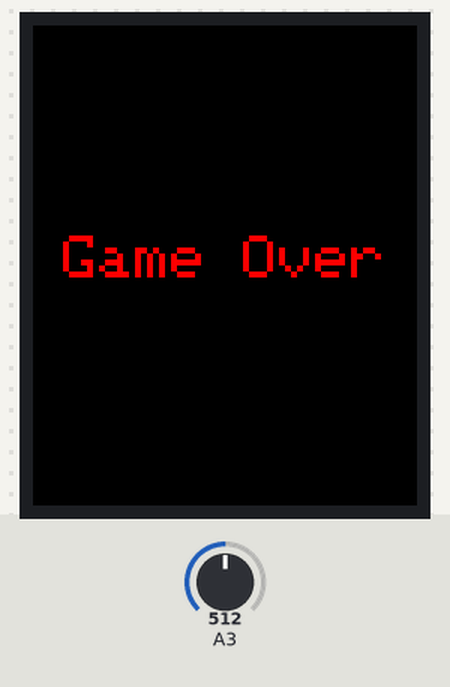
Bench run of a sketch on a simulated Arduino Uno, built with avr-gcc and run on an emulated ATmega328P. Parts: 128×160 colour display. The test bench sets the inputs (shaded band); at power-on: A3 = 512. Random numbers use the default seed unless the sketch sets one; what the sketch prints to the serial monitor is not drawn.

Above: at 1.3 s.

The sketch:

JuegoRetroShieldTFT1.8Adafruit.ino
```cpp
#include <Adafruit_GFX.h>
#include <Adafruit_ST7735.h>
#include <SPI.h>

#if defined(__SAM3X8E__)
    #undef __FlashStringHelper::F(string_literal)
    #define F(string_literal) string_literal
#endif

#define TFT_CS  10  // Chip select line for TFT display
#define TFT_DC   8  // Data/command line for TFT
#define TFT_RST  -1  // Reset line for TFT (or connect to +5V)

Adafruit_ST7735 tft = Adafruit_ST7735(TFT_CS, TFT_DC, TFT_RST);

#define BUTTON_NONE 0
#define BUTTON_DOWN 1
#define BUTTON_RIGHT 2
#define BUTTON_SELECT 3
#define BUTTON_UP 4
#define BUTTON_LEFT 5

void setup(void) {
  Serial.begin(9600);

// Initialize 1.8" TFT
  tft.initR(INITR_BLACKTAB);   // initialize a ST7735S chip, black tab

  Serial.println("OK!");
  // COLOR DE INICIACION
    tft.fillScreen(ST7735_WHITE);
    tft.setTextSize(8);
    tft.setTextColor(ST7735_BLUE);
    tft.setCursor(15, 40);
    tft.print("TB ");
    tft.setTextSize(2);
    tft.setTextColor(ST7735_BLACK);
    tft.setCursor(15, 100);
    tft.print("TESLABEM ");
   }


  uint8_t readButton(void) {
  float a = analogRead(3);

  a *= 5.0;
  a /= 1024.0;

  Serial.print("Button read analog = ");
  Serial.println(a);
  if (a < 0.2) return BUTTON_DOWN;
  if (a < 1.0) return BUTTON_RIGHT;
  if (a < 1.5) return BUTTON_SELECT;
  if (a < 2.0) return BUTTON_UP;
  if (a < 3.2) return BUTTON_LEFT;
  else return BUTTON_NONE;
}
int estado = 0;
int x = 0;
int y = 0;
int barrax = 0;
int barray = 0;
int x1 = 0;
int y1 = 0;
int x2 = 0;
int y2 = 0;
int x3 = 0;
int y3 = 0;
void loop() {
    barray = 100;
     x1 = 60;
     x2 = 108;
     x3 = 10;
    uint8_t b = readButton();
    if (b == BUTTON_LEFT){
    barrax--;
    }
    if (b == BUTTON_RIGHT) {
    barrax++;
    }

    // inicia el programa si se aprieta el boton central del Joystik
    if (b == BUTTON_SELECT or estado == 1) {
    tft.fillScreen(ST7735_BLACK); // Fondo negro
      tft.fillRect(x, y, 20, 20, ST7735_YELLOW); // Dibujar cuadrado 1
      tft.fillRect(x1, y1-40, 20, 20, ST7735_YELLOW); // Dibujar cuadrado 2
      tft.fillRect(x2, y2-80, 20, 20, ST7735_YELLOW); // Dibujar cuadrado 3
      tft.fillRect(x3, y3-80, 20, 20, ST7735_YELLOW); // Dibujar cuadrado 4
      tft.fillRect(barrax, barray, 30, 10, ST7735_WHITE); // Dibujar la barra que se va a mover.
    y++; // incrementar las coordenadas en "y" (hacia abajo) del primer cuadradp
    y1++; // incrementar las coordenadas en "y1" (hacia abajo) del segundo cuadrado
    y2++; // incrementar las coordenadas en "y1" (hacia abajo) del tercer cuadrado
    y3++; // // incrementar las coordenadas en "y1" (hacia abajo) del cuarto cuadrado
    estado = 1; // el valor del la variables "estado" cambia a 1.
    }
    // Cuando la coordenada "y" del cuadrado 1 es mayor a 110, "y" se vuelve 0 y "x" toma un valor random.
    if (y>110){
       y = 0;
       x = random(108);
    }
    // Cuando la coordenada "y" del cuadrado 2 es mayor a 150, "y" se vuelve 0+40 y "x" toma un valor random.
    if (y1>150){
      y1 = 0+40;
      x1 = random(108);
    }
    // Cuando la coordenada "y" del cuadrado 3 es mayor a 190, "y" se vuelve 0+80 y "x" toma un valor random.
    if (y2>190){
      y2 = 0+80;
      x2 = random(108);
    }
    // Cuando la coordenada "y" del cuadrado 4 es mayor a 150, "y" se vuelve 0+40 y "x" toma un valor random.
    if (y3>190){
      y3 = 0+80;
      x3 = random(108);
    }
   //Condicion para perder cuando se choca con el cuadrado 1
    if (x > barrax and x < barrax + 30 and y > 80 or x+20 > barrax and x+20 < barrax + 30 and y > 80){
    estado = 0;
    tft.fillScreen(ST7735_BLACK);
    tft.setTextColor(ST7735_RED);
    tft.setCursor(10, 70);
    tft.print("Game Over");
    }
    //Condicion para perder cuando se choca con el cuadrado 2
        if (x1 > barrax and x1 < barrax + 30 and y1-40 > 80 or x1+20 > barrax and x1+20 < barrax + 30 and y1-40 > 80){
    estado = 0;
    tft.fillScreen(ST7735_BLACK);
    tft.setTextColor(ST7735_RED);
    tft.setCursor(10, 70);
    tft.print("Game Over");
    }
    //Condición para perder cuando se choca con el cuadrado 3
    if (x2 > barrax and x2 < barrax + 30 and y2-80 > 80 or x2+20 > barrax and x2+20 < barrax + 30 and y2-80 > 80){
    estado = 0;
    tft.fillScreen(ST7735_BLACK);
    tft.setTextColor(ST7735_RED);
    tft.setCursor(10, 70);
    tft.print("Game Over");
    }
    //Condicion para perder cuando se choca con el cuadrado 4
    if (x3 > barrax and x3 < barrax + 30 and y3-80 > 80 or x3+20 > barrax and x3+20 < barrax + 30 and y3-80 > 80){
    estado = 0;
    tft.fillScreen(ST7735_BLACK);
    tft.setTextColor(ST7735_RED);
    tft.setCursor(10, 70);
    tft.print("Game Over");
    }
    //Condicion para perder cuando se choca con las paredes
    if (barrax < 0 or barrax+20 >118){
    estado = 0;
    tft.fillScreen(ST7735_BLACK);
    tft.setTextColor(ST7735_RED);
    tft.setCursor(10, 70);
    tft.print("Game Over");
    }
}
```
